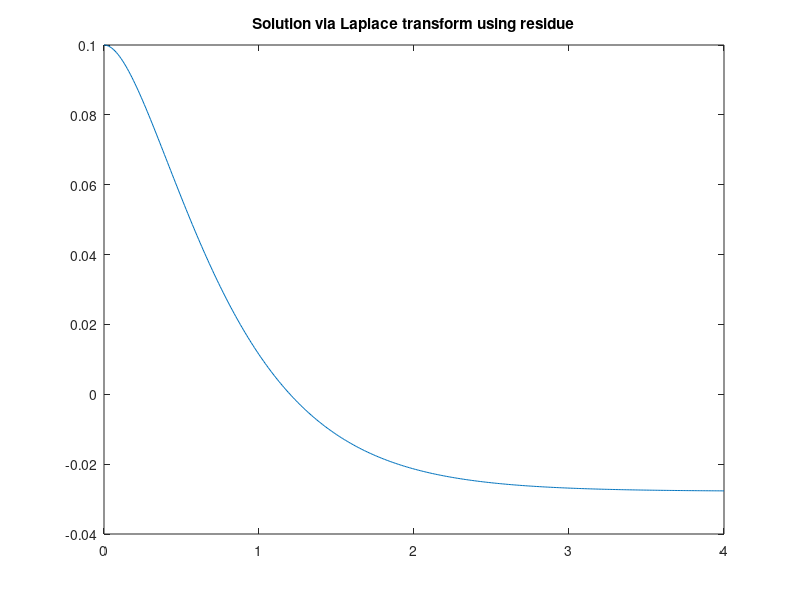

This chart was generated by the following MATLAB code: (Note: this script raises an error after producing the figure.)
function SDOF_time_resp()

clc;
clear all;
close all;

% constants
m = 2;
c = 40;
k = 108;
l = 0.3;
l1 = 0.1;
l2 = 0.15;

% initial conditions
x0 = 0.1;
xdot0 = 0;

t = linspace(0,4,401);      % time vector for plotting, 401 points between 0 and 4

% solution via Laplace transform using residue
num1 = [m*x0 m*xdot0+c*(l2/l)^2*x0]             % numerator of free response
den1 = [m c*(l2/l)^2 k*(l1/l)^2]                % denominator of free response
num2 = [-l1/l]                                  % numerator of forced response
den2 = [m c*(l2/l)^2 k*(l1/l)^2 0]              % denominator of forced response

% compute partial fraction expansion coefficients
[r1,p1] = residue(num1,den1)
[r2,p2] = residue(num2,den2)

x1 = r1(1)*exp(p1(1)*t) + r1(2)*exp(p1(2)*t) + r2(1)*exp(p2(1)*t) + r2(2)*exp(p2(2)*t) + r2(3)*exp(p2(3)*t);
plot(t,x1);
title('Solution via Laplace transform using residue');

% solution via Laplace transform using Symbolic Math toolbox
s = sym('s');
X_sym = (m*x0*s + m*xdot0+c*(l2/l)^2*x0)/(m*s^2 +  c*(l2/l)^2*s +  k*(l1/l)^2) + -l1/l/((m*s^2 +  c*(l2/l)^2*s +  k*(l1/l)^2)*s)
x_sym = ilaplace(X_sym)     % inverse Laplace transform
x2 = subs(x_sym,t);   % substitute t vector for 't' in symbolic output

figure;
plot(t,x2);
title('Solution via Laplace transform using Symbolic Math toolbox');

% solution via state space
A = [0 1; -k/m*(l1/l)^2 -c/m*(l2/l)^2]
B = [0 -l1/l/m]'
C = [1 0]
D = 0
sys = ss(A,B,C,D);              % construct state space object
u = ones(size(t));              % vector of ones representing the unit step input
x3 = lsim(sys,u,t,[x0 xdot0]);  % linear system simulation

figure;
plot(t,x3);
title('Solution via state space');

% solution via ode45
[t,x] = ode45(@eom_fun,t,[x0 xdot0]');
x4 = zeros(size(t));
for i = 1:length(t)
    x4(i) = C*x(i,:)';
end

    % equation of motion (EOM) function called by ode45, returns derivatives of states
    function x_dot = eom_fun(this_t,this_x)
        
        this_u = 1;
        x_dot = A*this_x + B*this_u;
        
    end

figure;
plot(t,x4);
title('Solution via ode45');

end
